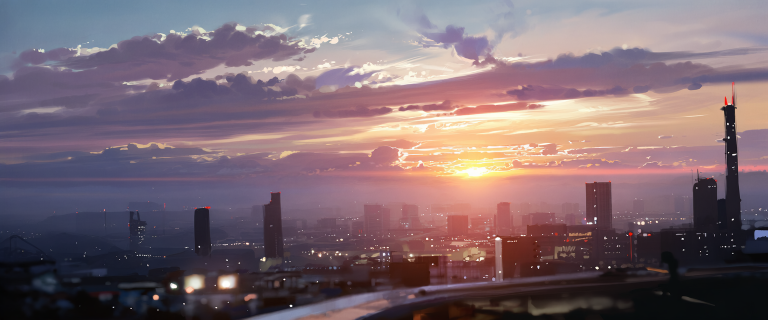
#> input picture assets/source/NAIS_1773624104399.png, 1536 x 640 px (shown at 1/2 size)
$ python -i image_metadata_release.py   (imports and definitions only)
#> lines starting #> are read from the running program, lines starting #| are printed output that depends on the picture; after the words box and inside, x2 and y2 are one past the last pixel; in counts of white or black regions, pixels touching at a corner belong together
#!/usr/bin/env python3
"""Deep-clean char_img WebP assets, preserve source metadata, and add rights XMP."""
from __future__ import annotations

import argparse
import base64
import gzip
import hashlib
import html
import io
import json
import math
import os
import shutil
import sys
import zlib
from concurrent.futures import ProcessPoolExecutor, as_completed
from datetime import datetime, timedelta, timezone
from pathlib import Path
from typing import Any

from PIL import Image, ImageChops, ImageCms, ImageFilter, _webp


SCHEMA = "prime-city-image-release/v2"
RELEASE_VERSION = "2026-08-11.1"
RIGHTS_EFFECTIVE_DATE = "2026-08-11"
RIGHTS_HOLDER = "bluehair.blue"
COPYRIGHT_NOTICE = "Copyright © 2026 bluehair.blue. All rights reserved."
USAGE_TERMS_EN = (
    "No part of this image may be reproduced, redistributed, copied, modified, "
    "published, transmitted, or otherwise used, in whole or in part, in any form "
    "or by any means, without prior written permission from bluehair.blue."
)
USAGE_TERMS_KO = (
    "이 이미지는 bluehair.blue의 사전 서면 허가 없이 어떠한 경우에도 전부 또는 "
    "일부를 무단 전재, 복제, 배포, 수정, 게시, 전송하거나 기타 방식으로 사용할 수 없습니다."
)

QUALITY = 99
METHOD = 6
BLUR_RADIUS = 0.5
PUBLIC_BUCKET = "prime"
PUBLIC_PREFIX = "ent"
PRIVATE_METADATA_BUCKET = "prime-metadata"
PRIVATE_METADATA_PREFIX = "ent"
CDN_BASE = "https://img.bluehair.blue/ent"

CORE_CHUNKS = {b"VP8 ", b"VP8L", b"VP8X", b"ALPH", b"ANIM", b"ANMF"}
SOURCE_METADATA_CHUNKS = {b"EXIF", b"XMP ", b"ICCP"}
KNOWN_CHUNKS = CORE_CHUNKS | SOURCE_METADATA_CHUNKS
STEALTH_SIGNATURES = {
    b"stealth_pnginfo": False,
    b"stealth_pngcomp": True,
}
KST = timezone(timedelta(hours=9))


class ReleaseError(RuntimeError):
    pass


def now_iso() -> str:
    return datetime.now(KST).isoformat(timespec="seconds")


def digest(data: bytes, algorithm: str = "sha256") -> str:
    return hashlib.new(algorithm, data).hexdigest()


# [6 lines left out: function file_digest, not called in this run]


def atomic_write(path: Path, data: bytes) -> None:
    path.parent.mkdir(parents=True, exist_ok=True)
    temp = path.with_name(f".{path.name}.tmp-{os.getpid()}")
    temp.write_bytes(data)
    os.replace(temp, path)


# [5 lines left out: function atomic_json, not called in this run]


def iter_webps(root: Path) -> list[Path]:
    return sorted(path for path in root.rglob("*.webp") if path.is_file())


def parse_riff(data: bytes) -> list[tuple[bytes, bytes]]:
    if len(data) < 12 or data[:4] != b"RIFF" or data[8:12] != b"WEBP":
        raise ReleaseError("not a WebP RIFF container")
    declared = int.from_bytes(data[4:8], "little")
    if declared != len(data) - 8:
        raise ReleaseError(f"RIFF length mismatch: declared={declared}, actual={len(data) - 8}")

    chunks: list[tuple[bytes, bytes]] = []
    offset = 12
    while offset < len(data):
        if offset + 8 > len(data):
            raise ReleaseError("truncated RIFF chunk header")
        fourcc = data[offset:offset + 4]
        size = int.from_bytes(data[offset + 4:offset + 8], "little")
        start = offset + 8
        end = start + size
        padded_end = end + (size & 1)
        if padded_end > len(data):
            raise ReleaseError(f"truncated {fourcc!r} chunk")
        chunks.append((fourcc, data[start:end]))
        offset = padded_end
    if offset != len(data):
        raise ReleaseError("unexpected trailing RIFF bytes")
    return chunks


def pack_riff(chunks: list[tuple[bytes, bytes]]) -> bytes:
    body = bytearray(b"WEBP")
    for fourcc, payload in chunks:
        if len(fourcc) != 4:
            raise ReleaseError(f"invalid FourCC: {fourcc!r}")
        body.extend(fourcc)
        body.extend(len(payload).to_bytes(4, "little"))
        body.extend(payload)
        if len(payload) & 1:
            body.append(0)
    return b"RIFF" + len(body).to_bytes(4, "little") + bytes(body)


def mux_rights_xmp(data: bytes, xmp: bytes, width: int, height: int) -> bytes:
    chunks = parse_riff(data)
    kept: list[tuple[bytes, bytes]] = []
    vp8x_seen = False
    for fourcc, payload in chunks:
        if fourcc in SOURCE_METADATA_CHUNKS:
            continue
        if fourcc == b"VP8X":
            if len(payload) != 10:
                raise ReleaseError("invalid VP8X payload length")
            flags = (payload[0] & ~(0x20 | 0x08 | 0x04)) | 0x04
            payload = bytes([flags]) + payload[1:]
            vp8x_seen = True
        kept.append((fourcc, payload))

    if not vp8x_seen:
        if not (1 <= width <= 0x1000000 and 1 <= height <= 0x1000000):
            raise ReleaseError(f"invalid WebP canvas: {width}x{height}")
        vp8x = (
            bytes([0x04, 0, 0, 0])
            + (width - 1).to_bytes(3, "little")
            + (height - 1).to_bytes(3, "little")
        )
        kept.insert(0, (b"VP8X", vp8x))
    kept.append((b"XMP ", xmp))
    return pack_riff(kept)


def build_rights_xmp(metadata_date: str, effective_date: str = RIGHTS_EFFECTIVE_DATE) -> bytes:
    esc = lambda value: html.escape(value, quote=True)
    xml = f'''<x:xmpmeta xmlns:x="adobe:ns:meta/">
<rdf:RDF xmlns:rdf="http://www.w3.org/1999/02/22-rdf-syntax-ns#">
<rdf:Description rdf:about=""
 xmlns:xmp="http://ns.adobe.com/xap/1.0/"
 xmlns:xmpRights="http://ns.adobe.com/xap/1.0/rights/"
 xmlns:dc="http://purl.org/dc/elements/1.1/"
 xmlns:plus="http://ns.useplus.org/ldf/xmp/1.0/"
 xmp:MetadataDate="{esc(metadata_date)}"
 xmpRights:Marked="True"
 plus:LicenseStartDate="{esc(effective_date)}">
<xmpRights:Owner><rdf:Bag><rdf:li>{esc(RIGHTS_HOLDER)}</rdf:li></rdf:Bag></xmpRights:Owner>
<dc:rights><rdf:Alt><rdf:li xml:lang="x-default">{esc(COPYRIGHT_NOTICE)}</rdf:li><rdf:li xml:lang="en-US">{esc(COPYRIGHT_NOTICE)}</rdf:li></rdf:Alt></dc:rights>
<xmpRights:UsageTerms><rdf:Alt><rdf:li xml:lang="x-default">{esc(USAGE_TERMS_EN)}</rdf:li><rdf:li xml:lang="en-US">{esc(USAGE_TERMS_EN)}</rdf:li><rdf:li xml:lang="ko-KR">{esc(USAGE_TERMS_KO)}</rdf:li></rdf:Alt></xmpRights:UsageTerms>
</rdf:Description>
</rdf:RDF>
</x:xmpmeta>'''
    return xml.encode("utf-8")


def riff_summary(chunks: list[tuple[bytes, bytes]], preserve_metadata: bool) -> list[dict[str, Any]]:
    out: list[dict[str, Any]] = []
    for fourcc, payload in chunks:
        item: dict[str, Any] = {
            "fourcc": fourcc.decode("ascii", errors="replace"),
            "bytes": len(payload),
            "sha256": digest(payload),
        }
        if preserve_metadata and fourcc in SOURCE_METADATA_CHUNKS:
            item["raw_base64"] = base64.b64encode(payload).decode("ascii")
            try:
                item["utf8_text"] = payload.decode("utf-8")
            except UnicodeDecodeError:
                pass
        out.append(item)
    return out


def json_safe_info(info: dict[str, Any]) -> dict[str, Any]:
    result: dict[str, Any] = {}
    for key, value in info.items():
        if isinstance(value, bytes):
            result[key] = {"type": "bytes", "bytes": len(value), "sha256": digest(value)}
        elif isinstance(value, (str, int, float, bool)) or value is None:
            result[key] = value
        elif isinstance(value, tuple):
            result[key] = list(value)
        else:
            result[key] = repr(value)
    return result


def read_lsb_bytes(rgba: Image.Image, channel: int, bit_offset: int, byte_count: int,
                   raw: bytes | None = None) -> bytes:
    width, height = rgba.size
    capacity = width * height
    needed = byte_count * 8
    if bit_offset < 0 or bit_offset + needed > capacity:
        raise ReleaseError("stealth payload exceeds pixel capacity")
    raw = raw if raw is not None else rgba.tobytes()
    out = bytearray(byte_count)
    for bit_index in range(needed):
        pixel_index = bit_offset + bit_index
        x, y = divmod(pixel_index, height)
        source_index = (y * width + x) * 4 + channel
        out[bit_index // 8] |= (raw[source_index] & 1) << (7 - (bit_index & 7))
    return bytes(out)


def extract_stealth(frame: Image.Image, frame_index: int) -> list[dict[str, Any]]:
    rgba = frame.convert("RGBA")
    raw = rgba.tobytes()
    channel_indices = {"A": 3, "R": 0, "G": 1, "B": 2}
    hits: list[dict[str, Any]] = []
    for channel_name, channel_index in channel_indices.items():
        if rgba.width * rgba.height < 152:
            continue
        signature = read_lsb_bytes(rgba, channel_index, 0, 15, raw)
        if signature not in STEALTH_SIGNATURES:
            continue
        bit_length = int.from_bytes(read_lsb_bytes(rgba, channel_index, 120, 4, raw), "big")
        if bit_length <= 0 or bit_length % 8:
            raise ReleaseError(f"invalid stealth bit length {bit_length}")
        payload = read_lsb_bytes(rgba, channel_index, 152, bit_length // 8, raw)
        record: dict[str, Any] = {
            "frame": frame_index,
            "channel": channel_name,
            "signature": signature.decode("ascii"),
            "compressed": STEALTH_SIGNATURES[signature],
            "bit_length": bit_length,
            "payload_bytes": len(payload),
            "payload_sha256": digest(payload),
            "payload_base64": base64.b64encode(payload).decode("ascii"),
        }
        try:
            decoded = gzip.decompress(payload) if STEALTH_SIGNATURES[signature] else payload
            text = decoded.decode("utf-8")
            parsed = json.loads(text)
            record.update({
                "decode_status": "ok",
                "decoded_bytes": len(decoded),
                "decoded_sha256": digest(decoded),
                "decoded_text": text,
                "parsed_json": parsed,
            })
        except (gzip.BadGzipFile, OSError, zlib.error, UnicodeDecodeError, json.JSONDecodeError) as error:
            # Exact raw payload is still recoverable even when legacy embedded data is corrupt.
            record.update({
                "decode_status": "error",
                "decode_error": f"{type(error).__name__}: {error}",
            })
        hits.append(record)
    return hits


def audit_bytes(data: bytes) -> dict[str, Any]:
    chunks = parse_riff(data)
    unknown = sorted({fourcc.decode("ascii", errors="replace") for fourcc, _ in chunks if fourcc not in KNOWN_CHUNKS})
    if unknown:
        raise ReleaseError(f"unknown WebP chunks: {unknown}")

    with Image.open(io.BytesIO(data)) as image:
        root_info = json_safe_info(image.info)
        frame_count = getattr(image, "n_frames", 1)
        durations: list[int] = []
        stealth: list[dict[str, Any]] = []
        meaningful_alpha = False
        alpha_extrema: list[list[int]] = []
        alpha_below_254: list[int] = []
        modes: list[str] = []
        for index in range(frame_count):
            image.seek(index)
            image.load()
            modes.append(image.mode)
            durations.append(int(image.info.get("duration", 0) or 0))
            rgba = image.convert("RGBA")
            alpha = rgba.getchannel("A")
            extrema = alpha.getextrema()
            histogram = alpha.histogram()
            below_254 = sum(histogram[:254])
            alpha_extrema.append([int(extrema[0]), int(extrema[1])])
            alpha_below_254.append(below_254)
            if extrema[0] <= 32 or below_254 / (image.width * image.height) >= 0.01:
                meaningful_alpha = True
            stealth.extend(extract_stealth(rgba, index))
        return {
            "format": image.format,
            "width": image.width,
            "height": image.height,
            "mode": modes[0],
            "frame_modes": modes,
            "frames": frame_count,
            "durations_ms": durations,
            "total_duration_ms": sum(durations),
            "loop": int(image.info.get("loop", 0) or 0),
            "background": list(image.info.get("background", (0, 0, 0, 0))),
            "meaningful_alpha": meaningful_alpha or frame_count > 1,
            "alpha_extrema": alpha_extrema,
            "alpha_pixels_below_254": alpha_below_254,
            "pil_info": root_info,
            "riff_chunks": riff_summary(chunks, preserve_metadata=True),
            "stealth": stealth,
        }


def convert_icc(image: Image.Image, icc_profile: bytes | None) -> Image.Image:
    if not icc_profile:
        return image.copy()
    alpha = image.convert("RGBA").getchannel("A") if "A" in image.getbands() else None
    source = ImageCms.ImageCmsProfile(io.BytesIO(icc_profile))
    target = ImageCms.createProfile("sRGB")
    converted = ImageCms.profileToProfile(image.convert("RGB"), source, target, outputMode="RGB")
    if alpha is not None:
        converted.putalpha(alpha)
    return converted


def sanitize_frame(image: Image.Image, meaningful_alpha: bool, icc_profile: bytes | None,
                   blur_radius: float = BLUR_RADIUS) -> Image.Image:
    converted = convert_icc(image, icc_profile)
    if meaningful_alpha:
        rgba = converted.convert("RGBA")
        alpha = rgba.getchannel("A")
        rgb = rgba.convert("RGB")
        transparent_mask = alpha.point([255 if value == 0 else 0 for value in range(256)])
        rgb.paste((0, 0, 0), mask=transparent_mask)
        if blur_radius > 0:
            rgb = rgb.filter(ImageFilter.GaussianBlur(blur_radius))
        alpha_table = [value & 0xFE for value in range(256)]
        clean = rgb.convert("RGBA")
        clean.putalpha(alpha.point(alpha_table))
        return clean

    if "A" in converted.getbands():
        rgba = converted.convert("RGBA")
        background = Image.new("RGBA", rgba.size, (0, 0, 0, 255))
        background.alpha_composite(rgba)
        clean = background.convert("RGB")
    else:
        clean = converted.convert("RGB")
    if blur_radius > 0:
        clean = clean.filter(ImageFilter.GaussianBlur(blur_radius))
    return clean


def encode_still(data: bytes, audit: dict[str, Any], xmp: bytes,
                 blur_radius: float = BLUR_RADIUS) -> tuple[bytes, str]:
    with Image.open(io.BytesIO(data)) as source:
        source.load()
        clean = sanitize_frame(
            source,
            bool(audit["meaningful_alpha"]),
            source.info.get("icc_profile"),
            blur_radius,
        )
        buffer = io.BytesIO()
        clean.save(buffer, "WEBP", quality=QUALITY, method=METHOD, exact=True)
        encoded = mux_rights_xmp(buffer.getvalue(), xmp, clean.width, clean.height)
    strategy = "transparent-reencode" if audit["meaningful_alpha"] else "opaque-reencode"
    return encoded, strategy


# [55 lines left out: functions _packed_background, encode_animation, old_sidecar_proves_prior_clean, not called in this run]


def visual_psnr(source_data: bytes, output_data: bytes, source_audit: dict[str, Any],
                blur_radius: float, frames: list[int] | None = None) -> float | None:
    frame_indices = frames or [0]
    scores: list[float] = []
    with Image.open(io.BytesIO(source_data)) as source, Image.open(io.BytesIO(output_data)) as output:
        icc_profile = source.info.get("icc_profile")
        for index in frame_indices:
            source.seek(index)
            source.load()
            target = sanitize_frame(source, bool(source_audit["meaningful_alpha"]), icc_profile, blur_radius)
            output.seek(index)
            output.load()
            if target.mode == "RGBA":
                target_rgb = Image.new("RGB", target.size, (0, 0, 0))
                target_rgb.paste(target.convert("RGB"), mask=target.getchannel("A"))
                out_rgba = output.convert("RGBA")
                output_rgb = Image.new("RGB", output.size, (0, 0, 0))
                output_rgb.paste(out_rgba.convert("RGB"), mask=out_rgba.getchannel("A"))
            else:
                target_rgb = target.convert("RGB")
                output_rgb = output.convert("RGB")
            histogram = ImageChops.difference(target_rgb, output_rgb).histogram()
            squared = sum((value % 256) ** 2 * count for value, count in enumerate(histogram))
            rms = math.sqrt(squared / (target.width * target.height * 3))
            scores.append(float("inf") if rms == 0 else 20 * math.log10(255 / rms))
    return min(scores) if scores else None


def validate_output(source_data: bytes, output_data: bytes, source_audit: dict[str, Any],
                    xmp: bytes, strategy: str, blur_radius: float) -> dict[str, Any]:
    chunks = parse_riff(output_data)
    unknown = [fourcc for fourcc, _ in chunks if fourcc not in KNOWN_CHUNKS]
    if unknown:
        raise ReleaseError(f"output contains unknown chunks: {unknown}")
    xmp_chunks = [payload for fourcc, payload in chunks if fourcc == b"XMP "]
    if xmp_chunks != [xmp]:
        raise ReleaseError("output does not contain exactly one canonical rights XMP chunk")
    forbidden = [fourcc for fourcc, _ in chunks if fourcc in {b"EXIF", b"ICCP"}]
    if forbidden:
        raise ReleaseError(f"output contains forbidden metadata: {forbidden}")

    output_audit = audit_bytes(output_data)
    if output_audit["stealth"]:
        raise ReleaseError("stealth payload survived output encoding")
    for key in ("width", "height", "frames", "durations_ms", "total_duration_ms", "loop"):
        if output_audit[key] != source_audit[key]:
            raise ReleaseError(f"output {key} changed: {source_audit[key]!r} -> {output_audit[key]!r}")
    if source_audit["meaningful_alpha"] and not output_audit["meaningful_alpha"]:
        raise ReleaseError("meaningful transparency was lost")

    if strategy == "metadata-remux-only":
        psnr = float("inf")
    else:
        sample_frames = [0]
        if source_audit["frames"] > 1:
            sample_frames = sorted({0, source_audit["frames"] // 2, source_audit["frames"] - 1})
        psnr = visual_psnr(source_data, output_data, source_audit, blur_radius, sample_frames)
        if psnr is not None and psnr < 30:
            raise ReleaseError(f"visual PSNR below threshold: {psnr:.2f} dB")

    return {
        "decode_ok": True,
        "stealth_hits": 0,
        "forbidden_metadata_chunks": 0,
        "canonical_xmp_chunks": 1,
        "visual_psnr_db_min": "Infinity" if math.isinf(psnr or 0) else round(psnr or 0, 3),
        "pillow": output_audit,
        "riff_chunks": riff_summary(chunks, preserve_metadata=False),
    }


# [122 lines left out: functions rights_record, release_file, not called in this run]


def save_sanitized_webp(image: Image.Image, output_path: Path,
                        blur_radius: float = BLUR_RADIUS,
                        effective_date: str = RIGHTS_EFFECTIVE_DATE) -> None:
    """Shared future-generation path used by asset_generator.py."""
    if getattr(image, "n_frames", 1) != 1:
        raise ReleaseError("save_sanitized_webp only accepts still images")
    source = io.BytesIO()
    source_metadata = {
        key: image.info[key]
        for key in ("icc_profile", "exif", "xmp")
        if image.info.get(key)
    }
    image.save(source, "WEBP", lossless=True, exact=True, **source_metadata)
    source_data = source.getvalue()
    audit = audit_bytes(source_data)
    metadata_date = now_iso()
    xmp = build_rights_xmp(metadata_date, effective_date)
    output_data, _ = encode_still(source_data, audit, xmp, blur_radius)
    validate_output(source_data, output_data, audit, xmp, "transparent-reencode" if audit["meaningful_alpha"] else "opaque-reencode", blur_radius)
    atomic_write(output_path, output_data)


# [278 lines left out: functions manifest_payload, _complete_release, release_command, verify_one, verify_command, audit_one and 3 more, not called in this run]


# [2 lines not run here, left out]

>>> from PIL import Image
>>> picture = Image.open('../assets/source/NAIS_1773624104399.png')
#> picture is the input picture: PIL image 1536x640 RGBA; mean R, G, B, A 124.6, 105.1, 112.8, 255
>>> result = save_sanitized_webp(picture, 'out.png')
#> in save_sanitized_webp, `source_metadata = { key: image.info[key] for key in ("icc_profile", "e..`: source_metadata = 0 items
#> in audit_bytes, `root_info = json_safe_info(image.info)`: root_info = {'loop': 1, 'background': [255, 255, 255, 255], 'timestamp': 0, 'duration': 0}
#> in audit_bytes, `frame_count = getattr(image, "n_frames", 1)`: frame_count = 1
#> the loop in audit_bytes, `for index in range(frame_count):` made 1 pass
#> (extrema, below_254) on pass 1: ((254, 255), 0)
#> pass 1, in audit_bytes, `alpha = rgba.getchannel("A")`:
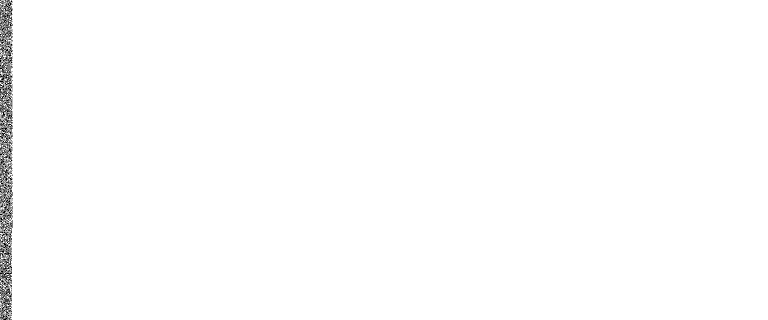
#> alpha: PIL image 1536x640 L (shown at 1/2 size); values 254 (black) and 255 (white), 99.2% white; black in thin lines or dots, all inside (x1, y1, x2, y2) = (0, 0, 25, 640)
#> after the loop in audit_bytes, `for index in range(frame_count):`: alpha_below_254 = [0]; alpha_extrema = [[254, 255]]; durations = [0]; modes = ['RGBA']; stealth = 1 item
#> in save_sanitized_webp, `audit = audit_bytes(source_data)`: audit = 16 items
#> in encode_still, `strategy = "transparent-reencode" if audit["meaningful_alpha"] else "o..`: strategy = 'opaque-reencode'
#> the loop in json_safe_info (call 2), `for key, value in info.items():` made 5 passes
#> the loop in audit_bytes (call 2), `for index in range(frame_count):` made 1 pass
#> (extrema, below_254) on pass 1: ((255, 255), 0)
#> in validate_output, `output_audit = audit_bytes(output_data)`: output_audit = 16 items
#> the loop in visual_psnr, `for index in frame_indices:` made 1 pass
#> (squared, rms) on pass 1: (7676876, 1.61)
#> after the loop in visual_psnr, `for index in frame_indices:`: scores = [43.98]
#> in validate_output, `psnr = visual_psnr(source_data, output_data, source_audit, blur_radius..`: psnr = 43.98
#> (the run stopped early here; a loop or call above may not have finished)
